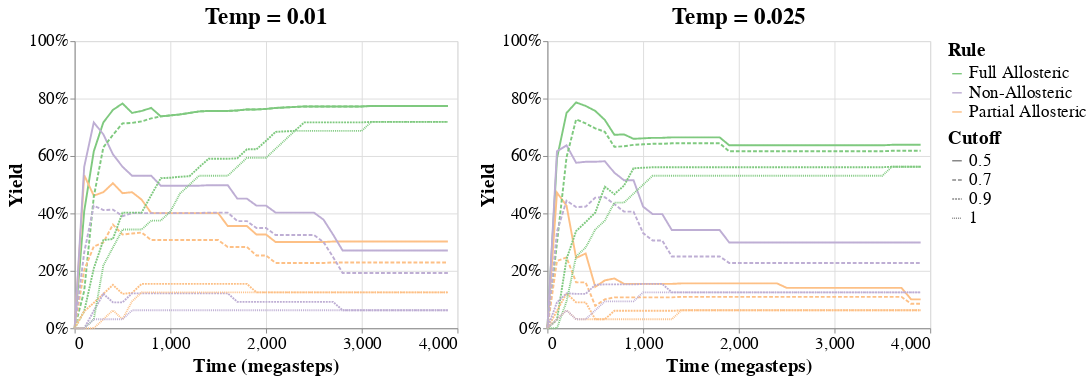

Source (notebook cell):
### Code cell
charts = []
x_axis_format = '.0%'
for i, t in enumerate(temperatures):
    charts.append(alt.Chart(df[df['temp'] == t]))
    charts[i] = charts[i].properties(title=f"Temp = {t}")
    charts[i] = charts[i].mark_line().encode(
        x=alt.X('time:Q', title="Time (megasteps)", axis=alt.Axis(tickCount=5)),
        y=alt.Y(
            "yield:Q",
            title="Yield",
            scale=alt.Scale(domain=(0,1)),
            axis=alt.Axis(format=x_axis_format, tickCount=4)
        ),
        color=alt.Color('dsname:O', scale=alt.Scale(scheme="accent"), title="Rule"),
        strokeDash=alt.Stroke('cutoff', title="Cutoff")
    )
chart = alt.hconcat(*charts)
chart.configure_axis(
    labelFontSize=18,
    titleFontSize=20
).configure_title(fontSize=24).configure_legend(
        labelFontSize=18,
    titleFontSize=20
)

### Figure 1 — Vega-Lite specification as saved in the notebook (floating-point values rounded to 4 significant figures; data arrays with more than 128 entries replaced by an {"elided": "..."} marker saying what was removed)
{"config": {"view": {"continuousWidth": 400, "continuousHeight": 300}, "axis": {"labelFontSize": 18, "titleFontSize": 20}, "legend": {"labelFontSize": 18, "titleFontSize": 20}, "title": {"fontSize": 24}}, "hconcat": [{"data": {"name": "data-155de60d5784a18043b1b0f41e1b75ba"}, "mark": "line", "encoding": {"color": {"type": "ordinal", "field": "dsname", "scale": {"scheme": "accent"}, "title": "Rule"}, "strokeDash": {"type": "quantitative", "field": "cutoff", "title": "Cutoff"}, "x": {"type": "quantitative", "axis": {"tickCount": 5}, "field": "time", "title": "Time (megasteps)"}, "y": {"type": "quantitative", "axis": {"format": ".0%", "tickCount": 4}, "field": "yield", "scale": {"domain": [0, 1]}, "title": "Yield"}}, "title": "Temp = 0.01"}, {"data": {"name": "data-cf72f94fced5a63bbc8f04df8f9e42f8"}, "mark": "line", "encoding": {"color": {"type": "ordinal", "field": "dsname", "scale": {"scheme": "accent"}, "title": "Rule"}, "strokeDash": {"type": "quantitative", "field": "cutoff", "title": "Cutoff"}, "x": {"type": "quantitative", "axis": {"tickCount": 5}, "field": "time", "title": "Time (megasteps)"}, "y": {"type": "quantitative", "axis": {"format": ".0%", "tickCount": 4}, "field": "yield", "scale": {"domain": [0, 1]}, "title": "Yield"}}, "title": "Temp = 0.025"}], "$schema": "https://vega.github.io/schema/vega-lite/v4.8.1.json", "datasets": {"data-155de60d5784a18043b1b0f41e1b75ba": {"elided": "480 records"}, "data-cf72f94fced5a63bbc8f04df8f9e42f8": {"elided": "480 records"}}}
